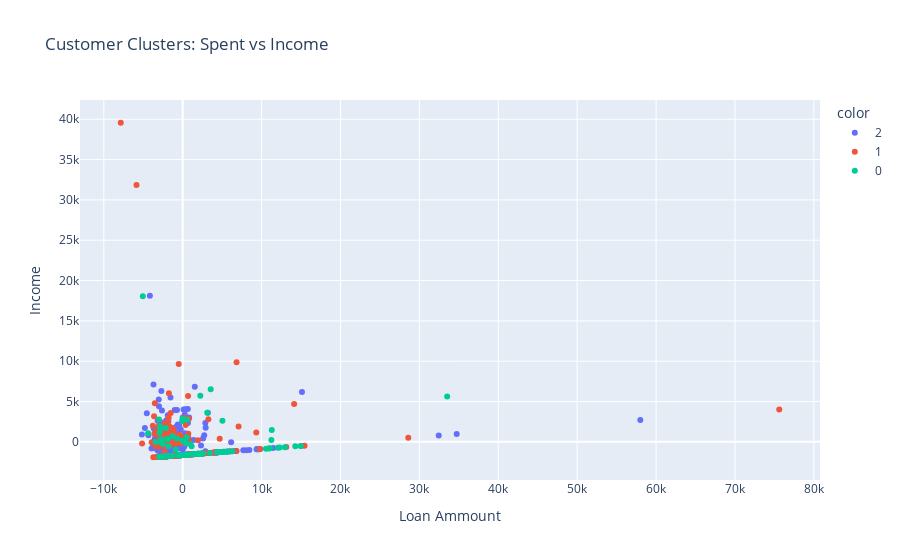

The cell this chart's notebook holds for it:
### Code cell
# Create scatter plot
fig = px.scatter(
    data_frame=X_pca,
    x="PC1",
    y="PC2",
    color=labels.astype(str),
    title="Customer Clusters: Spent vs Income"
)
fig.update_layout(xaxis_title="Loan Ammount", 
                  yaxis_title="Income")
fig.show()

### Figure 1 — Plotly figure (JSON) as saved in the notebook; plotly's stock layout.template omitted (floating-point values rounded to 4 significant figures; data arrays with more than 128 entries replaced by an {"elided": "..."} marker saying what was removed)
{"data": [{"hovertemplate": "color=2<br>PC1=%{x}<br>PC2=%{y}<extra></extra>", "legendgroup": "2", "marker": {"color": "#636efa", "symbol": "circle"}, "mode": "markers", "name": "2", "orientation": "v", "showlegend": true, "type": "scatter", "x": {"elided": "362 float values"}, "xaxis": "x", "y": {"elided": "362 float values"}, "yaxis": "y"}, {"hovertemplate": "color=1<br>PC1=%{x}<br>PC2=%{y}<extra></extra>", "legendgroup": "1", "marker": {"color": "#EF553B", "symbol": "circle"}, "mode": "markers", "name": "1", "orientation": "v", "showlegend": true, "type": "scatter", "x": {"elided": "161 float values"}, "xaxis": "x", "y": {"elided": "161 float values"}, "yaxis": "y"}, {"hovertemplate": "color=0<br>PC1=%{x}<br>PC2=%{y}<extra></extra>", "legendgroup": "0", "marker": {"color": "#00cc96", "symbol": "circle"}, "mode": "markers", "name": "0", "orientation": "v", "showlegend": true, "type": "scatter", "x": [-2170.0, -71.01, 4373.0, -482.3, -479.4, 6308.0, -2816.0, 1919.0, -3431.0, -41.58, -4389.0, -1999.0, -2773.0, 2269.0, 5036.0, 14950.0, -1712.0, -2115.0, 1770.0, -2871.0, -884.3, 33520.0, -2989.0, 5808.0, 2605.0, 526.1, -439.2, 1222.0, -1708.0, 974.4, 549.0, -2747.0, 11040.0, -9.452, -1300.0, -2696.0, 569.2, 4811.0, 3111.0, 480.1, -8.643, -3011.0, 323.4, 1642.0, 10550.0, 3551.0, 1986.0, 2260.0, -1305.0, -5056.0, 3439.0, 5226.0, 1961.0, -1795.0, -2514.0, 1904.0, -1875.0, -2668.0, 11240.0, 11290.0, -745.9, 12050.0, -2274.0, -2913.0, 393.7, 2233.0, 12290.0, 12950.0, 1454.0, 4951.0, 14270.0, 622.8, -2443.0, 822.8, 10910.0, 1130.0, 4774.0, -590.8], "xaxis": "x", "y": [-1792.0, 2574.0, -1302.0, -1665.0, -1665.0, -1157.0, 1619.0, -1485.0, -5.643, 147.0, 1073.0, 393.4, -1836.0, -1460.0, 2608.0, -508.5, -1758.0, 1722.0, -1496.0, 1917.0, -957.6, 5638.0, -1853.0, -1196.0, -1434.0, -1590.0, -1662.0, -1537.0, -1757.0, -253.0, 2757.0, 338.3, -803.7, -1630.0, 706.6, -109.1, -1586.0, -1270.0, 3602.0, 573.0, 2872.0, 2759.0, -1605.0, -1506.0, -841.3, 6533.0, -1481.0, -1460.0, -1727.0, 18050.0, -1372.0, -1238.0, -1483.0, -550.0, -270.4, -1487.0, 315.6, -1829.0, 227.6, 1470.0, 404.0, -727.9, -1799.0, 1175.0, -172.1, 5726.0, -708.9, -661.5, -1521.0, -1258.0, -559.5, -1583.0, -1812.0, -1567.0, -812.8, -541.6, -1272.0, -1673.0], "yaxis": "y"}], "layout": {"legend": {"title": {"text": "color"}, "tracegroupgap": 0}, "title": {"text": "Customer Clusters: Spent vs Income"}, "xaxis": {"anchor": "y", "domain": [0, 1], "title": {"text": "Loan Ammount"}}, "yaxis": {"anchor": "x", "domain": [0, 1], "title": {"text": "Income"}}}}
